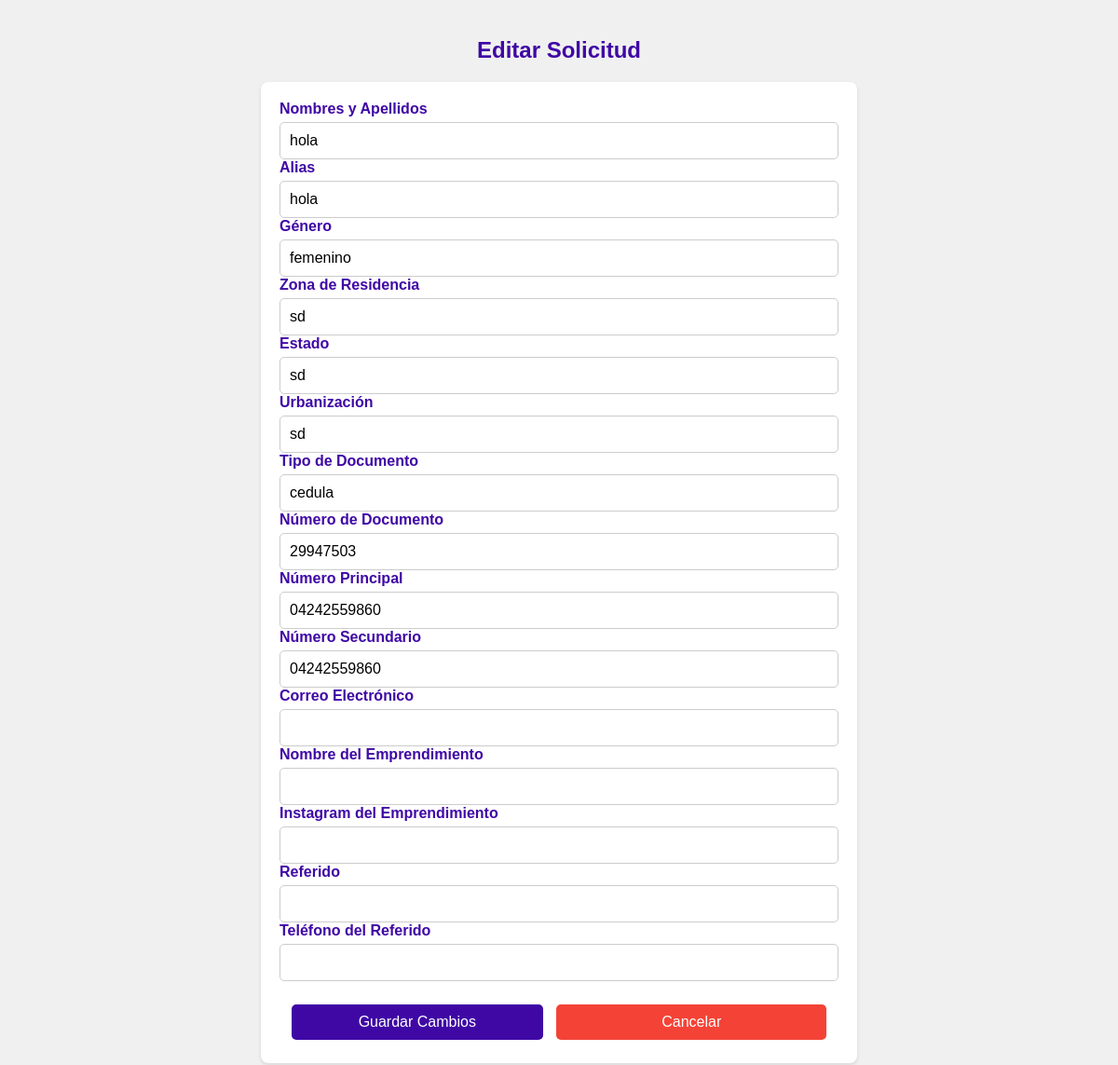
The page /admin/editar/8 (signed in) on the database its author committed.
### tables this page shows
CREATE TABLE usuarios (
        id INTEGER PRIMARY KEY AUTOINCREMENT,
        nombres_apellidos TEXT,
        alias TEXT,
        genero TEXT,
        zona_residencia TEXT,
        estado TEXT,
        urbanizacion TEXT,
        tipo_documento TEXT,
        numero_documento TEXT,
        numero_principal TEXT,
        numero_secundario TEXT,
        correo TEXT,
        nombre_emprendimiento TEXT,
        instagram_emprendimiento TEXT,
        referido_nombre TEXT,
        referido_telefono TEXT
    );

### app.py (the view, shortened to what this page needs)
@app.route('/admin/editar/<int:id_solicitud>', methods=['GET', 'POST'])
def editar_solicitud(id_solicitud):
    solicitud = get_solicitud_por_id(id_solicitud)
    return render_template('editar_solicitud.html', solicitud=solicitud)

### app.py (called while the page is built)
def get_solicitud_por_id(id_solicitud):
    conn = sqlite3.connect('solicitudes.db')
    c = conn.cursor()
    c.execute('SELECT * FROM usuarios WHERE id = ?', (id_solicitud,))
    solicitud = c.fetchone()
    conn.close()
    return solicitud

### templates/editar_solicitud.html (shortened to what this page needs)
<!DOCTYPE html>
<html lang="es">
<head>
    <link rel="stylesheet" href="{{ url_for('static', filename='editar_solicitud.css') }}">
</head>
<body>
    <div class="form-container">
        <h2>Editar Solicitud</h2>
        <form method="POST" action="{{ url_for('editar_solicitud', id_solicitud=solicitud[0]) }}">
            <div class="form-group">
                <label for="nombres_apellidos">Nombres y Apellidos</label>
                <input type="text" name="nombres_apellidos" value="{{ solicitud[1] }}" required>
            </div>
            <div class="form-group">
                <label for="alias">Alias</label>
                <input type="text" name="alias" value="{{ solicitud[2] }}" required>
            </div>
            <div class="form-group">
                <label for="genero">Género</label>
                <input type="text" name="genero" value="{{ solicitud[3] }}" required>
            </div>
            <div class="form-group">
                <label for="zona_residencia">Zona de Residencia</label>
                <input type="text" name="zona_residencia" value="{{ solicitud[4] }}" required>
            </div>
            <div class="form-group">
                <label for="estado">Estado</label>
                <input type="text" name="estado" value="{{ solicitud[5] }}" required>
            </div>
            <div class="form-group">
                <label for="urbanizacion">Urbanización</label>
                <input type="text" name="urbanizacion" value="{{ solicitud[6] }}" required>
            </div>
            <div class="form-group">
                <label for="tipo_documento">Tipo de Documento</label>
                <input type="text" name="tipo_documento" value="{{ solicitud[7] }}" required>
            </div>
            <div class="form-group">
                <label for="numero_documento">Número de Documento</label>
                <input type="text" name="numero_documento" value="{{ solicitud[8] }}" required>
            </div>
            <div class="form-group">
                <label for="numero_principal">Número Principal</label>
                <input type="text" name="numero_principal" value="{{ solicitud[9] }}" required>
            </div>
            <div class="form-group">
                <label for="numero_secundario">Número Secundario</label>
                <input type="text" name="numero_secundario" value="{{ solicitud[10] }}" required>
            </div>
            <div class="form-group">
                <label for="correo">Correo Electrónico</label>
                <input type="email" name="correo" value="{{ solicitud[11] }}" required>
            </div>
            <div class="form-group">
                <label for="nombre_emprendimiento">Nombre del Emprendimiento</label>
                <input type="text" name="nombre_emprendimiento" value="{{ solicitud[12] }}" required>
            </div>
            <div class="form-group">
                <label for="instagram_emprendimiento">Instagram del Emprendimiento</label>
                <input type="text" name="instagram_emprendimiento" value="{{ solicitud[13] }}" required>
            </div>
            <div class="form-group">
                <label for="referido_nombre">Referido</label>
                <input type="text" name="referido_nombre" value="{{ solicitud[14] }}" required>
            </div>
            <div class="form-group">
                <label for="referido_telefono">Teléfono del Referido</label>
                <input type="text" name="referido_telefono" value="{{ solicitud[15] }}" required>
            <div class="button-container">
                <button type="submit">Guardar Cambios</button>
                <a class="cancel-button" href="{{ url_for('detalle_solicitud', id_solicitud=solicitud[0]) }}">Cancelar</a>
            </div>
        </form>
    </div>
</body>
</html>

### static/editar_solicitud.css (style rules this page uses)
body { font-family: 'Poppins', sans-serif; margin: 0; padding: 20px; background-color: #f0f0f0; color: #333; }
h2 { text-align: center; color: #3f08a5; margin-bottom: 20px; }
form { background-color: #ffffff; padding: 20px; border-radius: 8px; box-shadow: 0 2px 4px rgba(0, 0, 0, 0.1); max-width: 600px; margin: 0 auto; }
label { margin-top: 15px; font-weight: bold; color: #3f08a5; }
input[type="text"], input[type="email"] { padding: 10px; margin-top: 5px; border: 1px solid #ccc; border-radius: 5px; font-size: 16px; width: 100%; box-sizing: border-box; transition: border 0.3s; }
button { background-color: #3f08a5; color: white; border: none; cursor: pointer; margin-top: 20px; padding: 10px; border-radius: 5px; font-size: 16px; width: 100%; }
a { display: inline-block; margin-top: 10px; text-decoration: none; color: #3f08a5; text-align: center; }
.button-container { margin-top: 20px; text-align: center; }
button, .cancel-button { background-color: #3f08a5; color: white; border: none; cursor: pointer; padding: 10px; border-radius: 5px; font-size: 16px; width: 45%; display: inline-block; margin: 5px; text-align: center; text-decoration: none; }
.cancel-button { background-color: #f44336; }

### rows shown on the page
usuarios: nombres_apellidos "hola", alias "hola", genero "femenino", zona_residencia "sd", estado "sd", urbanizacion "sd", tipo_documento "cedula", numero_documento "29947503", numero_principal "04242559860", numero_secundario "04242559860"
